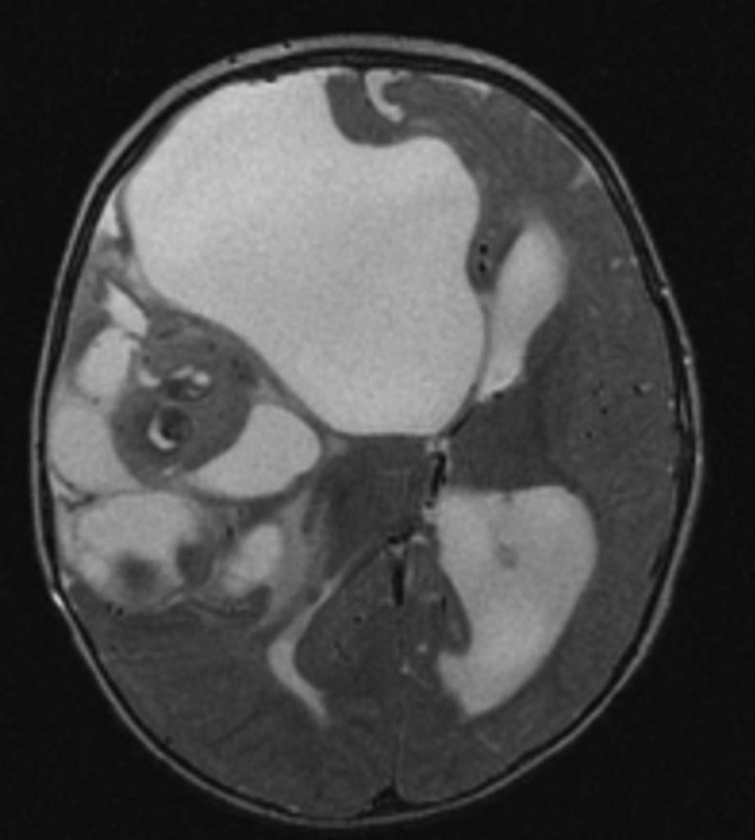
#> input picture Cl/ab1.jpg, 755 x 840 px, shrunk from 920 x 1024 before the run, given in place of img10.jpg, which was not available
$ jupyter execute --allow-errors 'Preprocessing & Feature.ipynb'   (shell and % lines are left out)   (older library calls are emulated)   (text cells are left out)
#> lines starting #> are read from the running program, lines starting #| are printed output that depends on the picture; after the words box and inside, x2 and y2 are one past the last pixel; in counts of white or black regions, pixels touching at a corner belong together; pictures that were not available may be replaced by others from this repository, and a replacement may not be noted
### preprocessing.py
#!/usr/bin/env python2
# -*- coding: utf-8 -*-
"""
Created on Sat Apr 22 15:42:10 2017

@author: mu7ammad
"""

import cv2
import numpy as np

from segmentaion import Segmentation

class Preprocessing(object):
    grayImage   = ''
    image       = ''
    closing1    = ''
    thresh1     = ''
    NO_skull    = ''
    erosion     = ''
    blur        = ''
    no_noise    = ''
    edge        = ''
    tumourImage = ''

    def preproces(self, originalImageUrl):
        image = cv2.imread(str(originalImageUrl));
#> image is the input picture: shape (840, 755, 3); min 8, max 204, mean 71.7
        self.grayImage = cv2.cvtColor(image, cv2.COLOR_BGR2GRAY)

        self.image = Segmentation(self.grayImage)

    # binarization
    def binarization(self):
        self.closing1, self.thresh1 = self.image.binarization()
        #plt.imshow(closing1,'gray')

    # removing_skul
    def removingSkul(self):
        self.NO_skull, self.erosion = self.image.removing_skul(self.closing1)
        #plt.imshow(NO_skull,'gray')

    # enhance image to segmentation
    def enhanceImage(self):
        self.blur = self.image.enhance_image_t_seg(self.NO_skull)
        #plt.imshow(blur,'gray')

    # Segmentation
    def segmentation(self):
        self.no_noise, self.thresh2 = self.image.to_Segmentation(self.blur)
        #plt.imshow(no_noise,'gray')

        self.edge = self.image.Edge_Detection(self.thresh2)

        # Plot
        #segm.Show_plots(img,thresh1,closing1,erosion,blur,NO_skull,no_noise)

    def getInfectedRegion(self):
        col1 = 0
        col2 = 0
        row1 = 0
        row2 = 0

        for i in xrange(self.no_noise.shape[1]):
            for j in xrange(self.no_noise.shape[0]):
                if self.no_noise.item(j, i) > 0:
                    if col1 == 0 & col2 == 0:
                        col1 = j
                        row1 = i
                    else:
                        if col1 > j:
                            col1 = j
                        else:
                            if col2 < j:
                                col2 = j

                        if row1 > i:
                            row1 = i
                        else:
                            if row2 < i:
                                row2 = i

        # draw rectangle to select tumour region
        cv2.rectangle(self.no_noise, (row1, col1), (row2, col2), (255,0,0), 2)

        # save again for good preview
        cv2.imwrite("./tmp/no_noise.jpg", self.no_noise)

        # tumourImage
        self.tumourImage = self.no_noise[col1:col2, row1:row2]
        cv2.imwrite("./tmp/tumourImage.jpg", self.tumourImage)
        return col1, col2, row1, row2


preprocessing = Preprocessing()

preprocessing.preproces('/home/mu7ammad/workspace/Pythonwork/segmentation/images/FLAIR/img10.jpg')
preprocessing.binarization()
preprocessing.removingSkul()
preprocessing.enhanceImage()
preprocessing.segmentation()
preprocessing.getInfectedRegion()

### segmentaion.py
#!/usr/bin/env python2
# -*- coding: utf-8 -*-
"""
Created on Sat Apr 22 14:51:51 2017

@author: mu7ammad
"""

import cv2
import numpy as np
from matplotlib import pyplot as plt

kernel = np.ones((7,7),np.uint8)

class Segmentation(object):

    def __init__(self, Image):
        self.Image = Image

    def binarization(self):
        ret, thresh1 = cv2.threshold(self.Image,30,255,cv2.THRESH_BINARY)
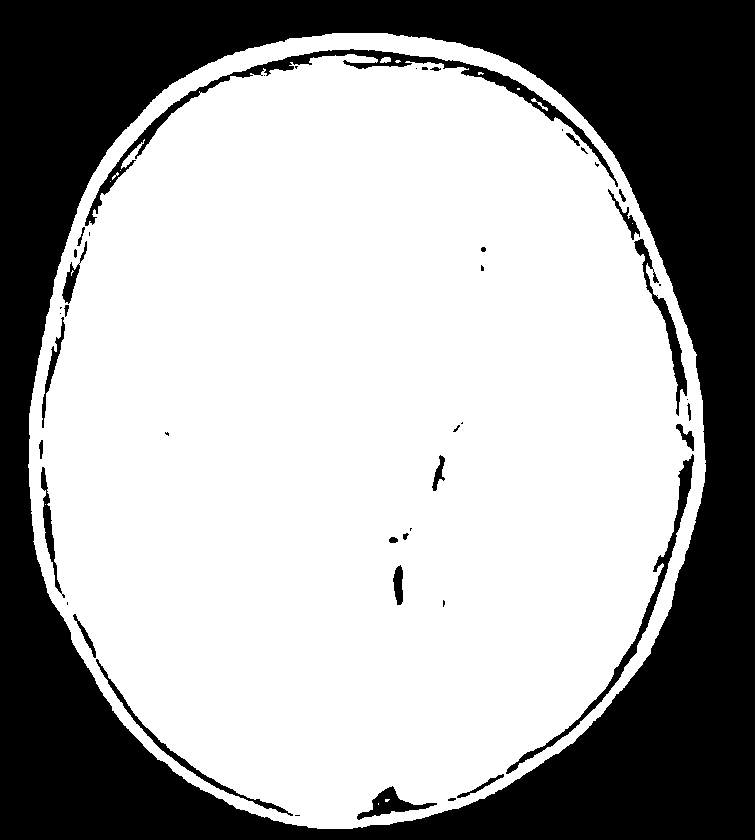
#> thresh1: shape (840, 755); 65.3% white; 47 black regions (20 under 20 px), largest, box (x1, y1, x2, y2) and area: (0, 0, 755, 840) 205830, (85, 49, 618, 226) 5052, (506, 454, 694, 774) 2422
        # convert to white
        closing1 = cv2.morphologyEx(thresh1, cv2.MORPH_CLOSE, kernel)
#> closing1: shape (840, 755); 66.8% white; 26 black regions, largest, box (x1, y1, x2, y2) and area: (0, 0, 755, 840) 205805, (666, 320, 687, 389) 645, (373, 788, 411, 815) 632

        # save to /tmp folder
        cv2.imwrite("./tmp/thresh1.jpg", thresh1)
        cv2.imwrite("./tmp/closing1.jpg", closing1)

        return closing1, thresh1

    # removing skul
    def removing_skul(self, closing1):
        erosion = cv2.erode(closing1,kernel,iterations = 6)
#> erosion: shape (840, 755); 55.6% white; 3 black regions, box (x1, y1, x2, y2) and area: (0, 0, 755, 840) 276471, (376, 552, 421, 618) 2954, (417, 454, 460, 497) 1849
        NO_skull = self.Image * (-erosion)

        # save to /tmp folder
        cv2.imwrite("./tmp/NO_skull.jpg", NO_skull)
        cv2.imwrite("./tmp/erosion.jpg", erosion)

        return NO_skull, erosion

    # enhance image to segmentation
    def enhance_image_t_seg(self, NO_skull):
        median = cv2.medianBlur(NO_skull,5)
        blur = cv2.GaussianBlur(median,(5,5),0)

        # save to /tmp folder
        cv2.imwrite("./tmp/blur.jpg", blur)

        return blur

    def to_Segmentation(self, blur):
        ret, thresh2 = cv2.threshold(blur,120,255,cv2.THRESH_BINARY)
#> thresh2: shape (840, 755); 23.3% white; 21 white regions (4 under 20 px), largest, box (x1, y1, x2, y2) and area: (125, 82, 485, 435) 88379, (433, 487, 592, 711) 22242, (49, 283, 196, 586) 17899
        img = thresh2
        # Remove noise
        no_noise = cv2.morphologyEx(img, cv2.MORPH_OPEN, kernel)
#> no_noise: shape (840, 755); 23.1% white; 12 white regions, largest, box (x1, y1, x2, y2) and area: (126, 83, 485, 435) 88365, (436, 487, 592, 710) 22202, (49, 286, 195, 584) 17770

        # save to /tmp folder
        cv2.imwrite("./tmp/no_noise.jpg", no_noise)
        cv2.imwrite("./tmp/thresh2.jpg", thresh2)

        return no_noise, thresh2

    # edge detection
    def Edge_Detection(self,thresh2):
        edges = cv2.Canny(thresh2,100,200)
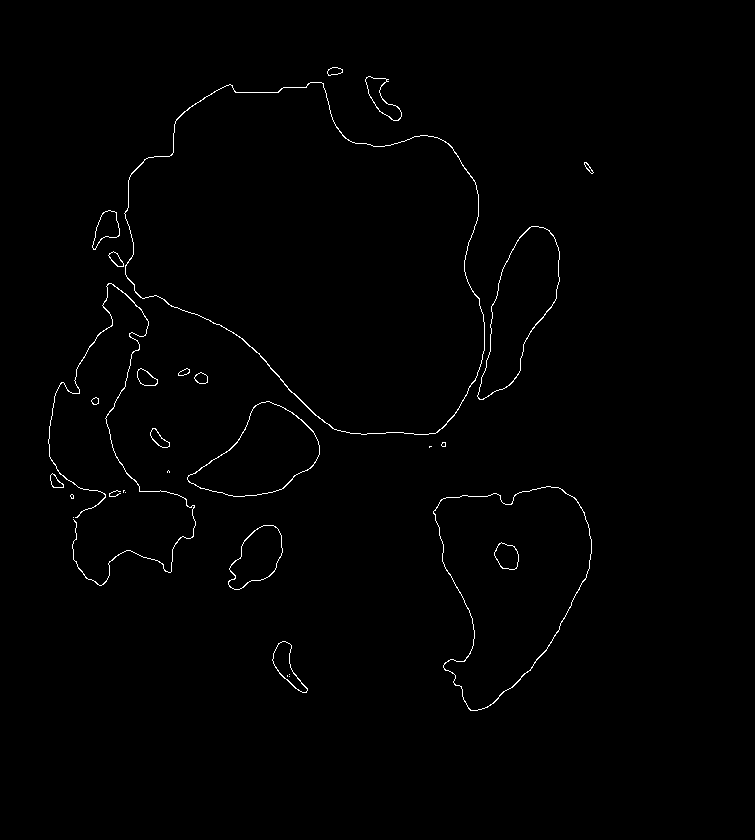
#> edges: shape (840, 755); 0.78% white in thin lines or dots, all inside (x1, y1, x2, y2) = (48, 67, 594, 711)

        # save to /tmp folder
        cv2.imwrite("./tmp/edges.jpg", edges)

        return edges

### Preprocessing & Feature.ipynb
[cell 1]
# import required libs

from preprocessing import Preprocessing
#> in getInfectedRegion, `cv2.rectangle(self.no_noise, (row1, col1), (row2, col2), (255,0,0), 2)`:
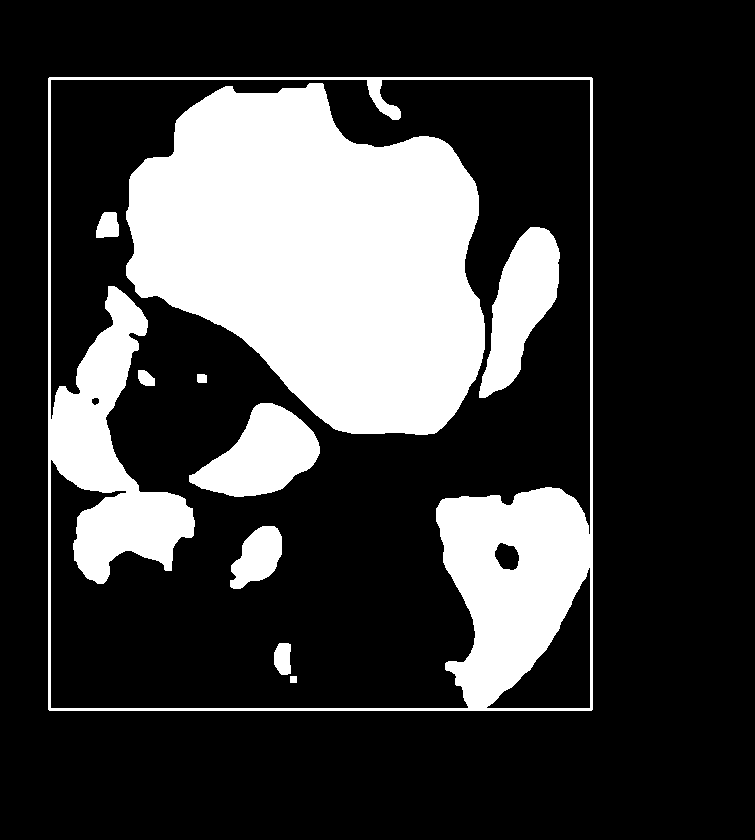
#> self.no_noise: shape (840, 755); 24.2% white; 10 white regions, largest, box (x1, y1, x2, y2) and area: (126, 83, 485, 435) 88365, (48, 77, 593, 711) 47467, (479, 227, 560, 398) 7212
#> in getInfectedRegion, `self.tumourImage = self.no_noise[col1:col2, row1:row2]`:
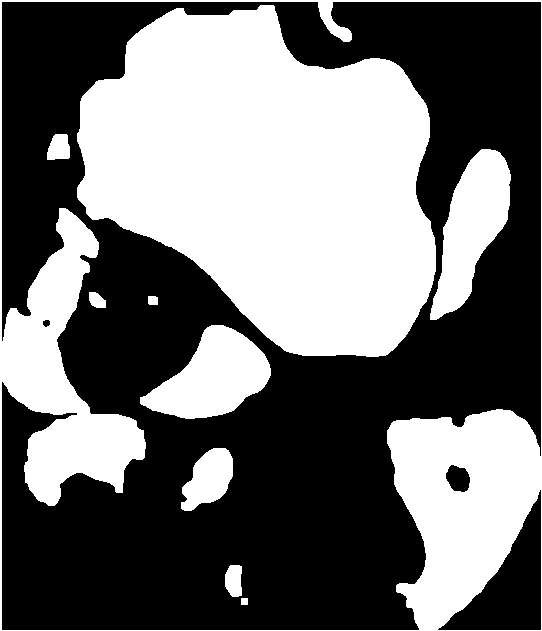
#> self.tumourImage: shape (631, 542); 43.9% white; 10 white regions, largest, box (x1, y1, x2, y2) and area: (77, 5, 436, 357) 88365, (0, 0, 542, 631) 43943, (430, 149, 511, 320) 7212
from segmentaion import Segmentation
from matplotlib import pyplot as plt
from skimage import io
import numpy as np
from skimage.feature import greycomatrix, greycoprops
from skimage import data
from skimage.color import rgb2gray

[cell 2]
# you can make a loop to handling all images at once
preprocessing = Preprocessing()
preprocessing.preproces('/home/mu7ammad/workspace/Pythonwork/nmpy/GP/im_Pr/SG/G_P/Cl/ab6.jpg')
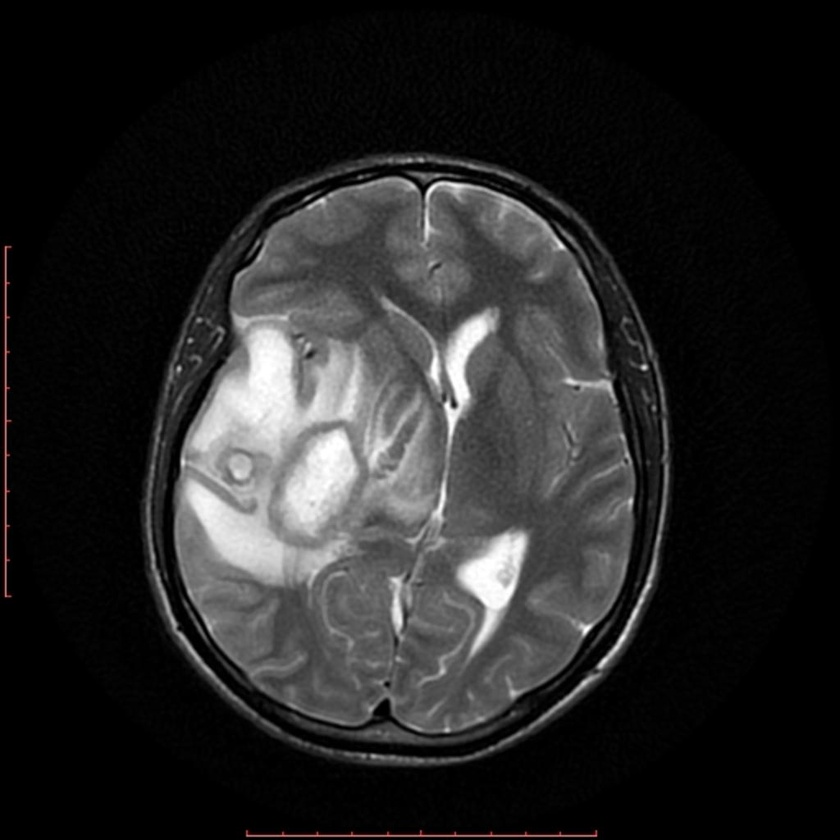
#> input picture Cl/ab6.jpg, 840 x 840 px, shrunk from 1024 x 1024 before the run, found by its file name
#> in preproces, image is the input picture: shape (840, 840, 3); mean B, G, R 37.4, 37.4, 37.6
preprocessing.binarization()
#> in binarization (call 2), `ret, thresh1 = cv2.threshold(self.Image,30,255,cv2.THRESH_BINARY)`: thresh1: shape (840, 840); 33.3% white; 36 white regions (17 under 20 px), largest, box (x1, y1, x2, y2) and area: (141, 152, 671, 767) 230310, (4, 246, 12, 598) 1145, (246, 830, 598, 837) 1112
#> in binarization (call 2), `closing1 = cv2.morphologyEx(thresh1, cv2.MORPH_CLOSE, kernel)`: closing1: shape (840, 840); 34.7% white; 3 white regions, box (x1, y1, x2, y2) and area: (141, 152, 671, 767) 241302, (246, 830, 598, 840) 2180, (4, 246, 12, 598) 1145
preprocessing.removingSkul()
#> in removing_skul (call 2), `erosion = cv2.erode(closing1,kernel,iterations = 6)`: erosion: shape (840, 840); 24.7% white; 2 white regions, box (x1, y1, x2, y2) and area: (192, 190, 618, 727) 174223, (196, 347, 200, 359) 26
preprocessing.enhanceImage()
preprocessing.segmentation()
#> in to_Segmentation (call 2), `ret, thresh2 = cv2.threshold(blur,120,255,cv2.THRESH_BINARY)`: thresh2: shape (840, 840); 7.7% white; 44 white regions (18 under 20 px), largest, box (x1, y1, x2, y2) and area: (192, 298, 498, 588) 46608, (456, 530, 528, 658) 4540, (388, 557, 422, 640) 941
#> in to_Segmentation (call 2), `no_noise = cv2.morphologyEx(img, cv2.MORPH_OPEN, kernel)`: no_noise: shape (840, 840); 7.2% white; 9 white regions, largest, box (x1, y1, x2, y2) and area: (192, 312, 447, 585) 41562, (456, 531, 528, 652) 4502, (427, 311, 497, 436) 3452
#> in Edge_Detection (call 2), `edges = cv2.Canny(thresh2,100,200)`: edges: shape (840, 840); 0.61% white in thin lines or dots, all inside (x1, y1, x2, y2) = (191, 191, 616, 715)
image = preprocessing.getInfectedRegion()
#> in getInfectedRegion (call 2), `cv2.rectangle(self.no_noise, (row1, col1), (row2, col2), (255,0,0), 2)`:
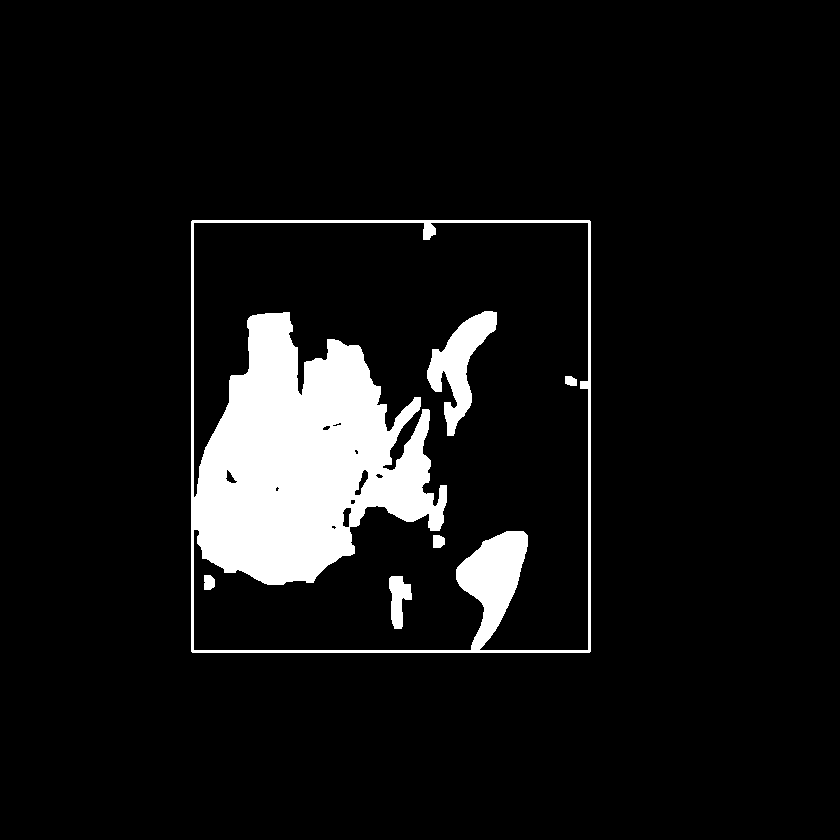
#> self.no_noise: shape (840, 840); 7.9% white; 6 white regions, box (x1, y1, x2, y2) and area: (191, 220, 591, 653) 51218, (427, 311, 497, 436) 3452, (389, 576, 412, 629) 755, (204, 575, 215, 590) 146, (433, 535, 445, 548) 138, (565, 376, 577, 386) 102
#> in getInfectedRegion (call 2), `self.tumourImage = self.no_noise[col1:col2, row1:row2]`:
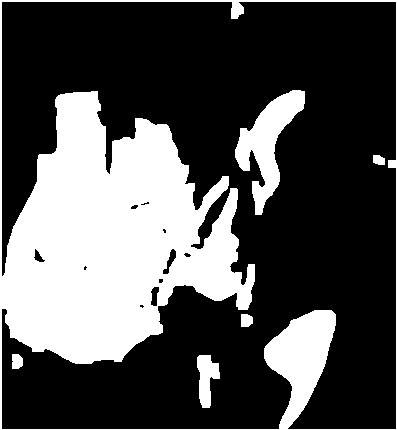
#> self.tumourImage: shape (430, 397); 31.2% white; 6 white regions, box (x1, y1, x2, y2) and area: (0, 0, 397, 430) 48732, (235, 90, 305, 215) 3452, (197, 355, 220, 408) 755, (12, 354, 23, 369) 146, (241, 314, 253, 327) 138, (373, 155, 385, 165) 102
#> image = (221, 651, 192, 589)

[cell 3]
# read and show image
im = io.imread('tmp/tumourImage.jpg')
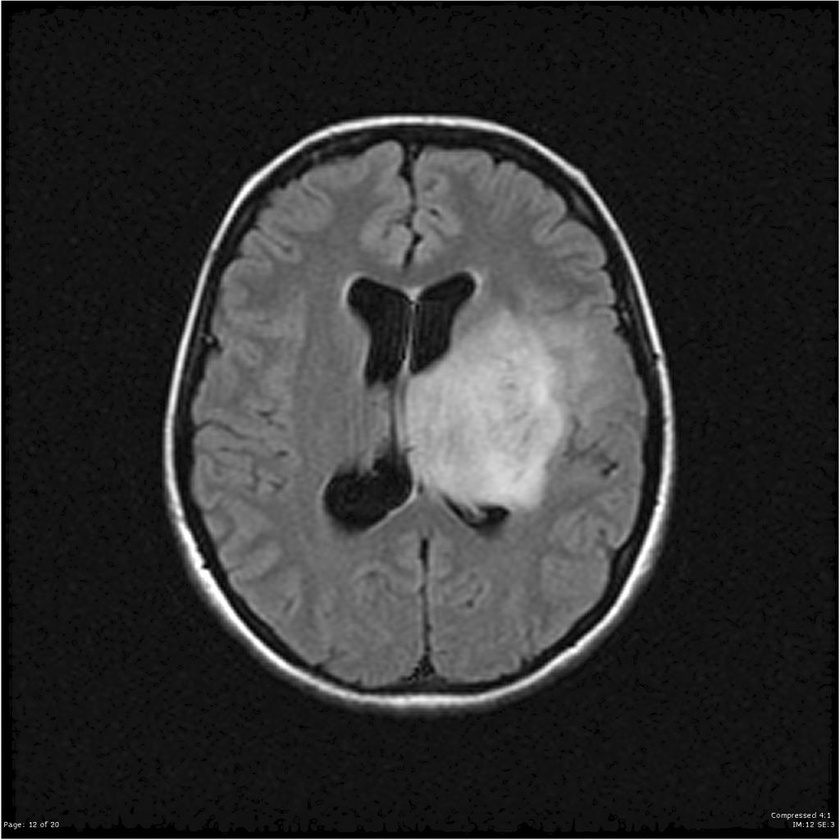
#> input picture Cl/ab10.jpg, 840 x 840 px, shrunk from 1024 x 1024 before the run, given in place of tumourImage.jpg, which was not available
#> im is the input picture: shape (840, 840, 3); min 0, max 255, mean 49.4
plt.imshow(im, 'gray')

[cell 4]
# GLCM Texture Features
ds = []
cr = []
cn = []
am = []
en = []
ho = []

#> (the rest of this cell did not finish here and is left out)

#> (a cell that did not finish here is left out)
